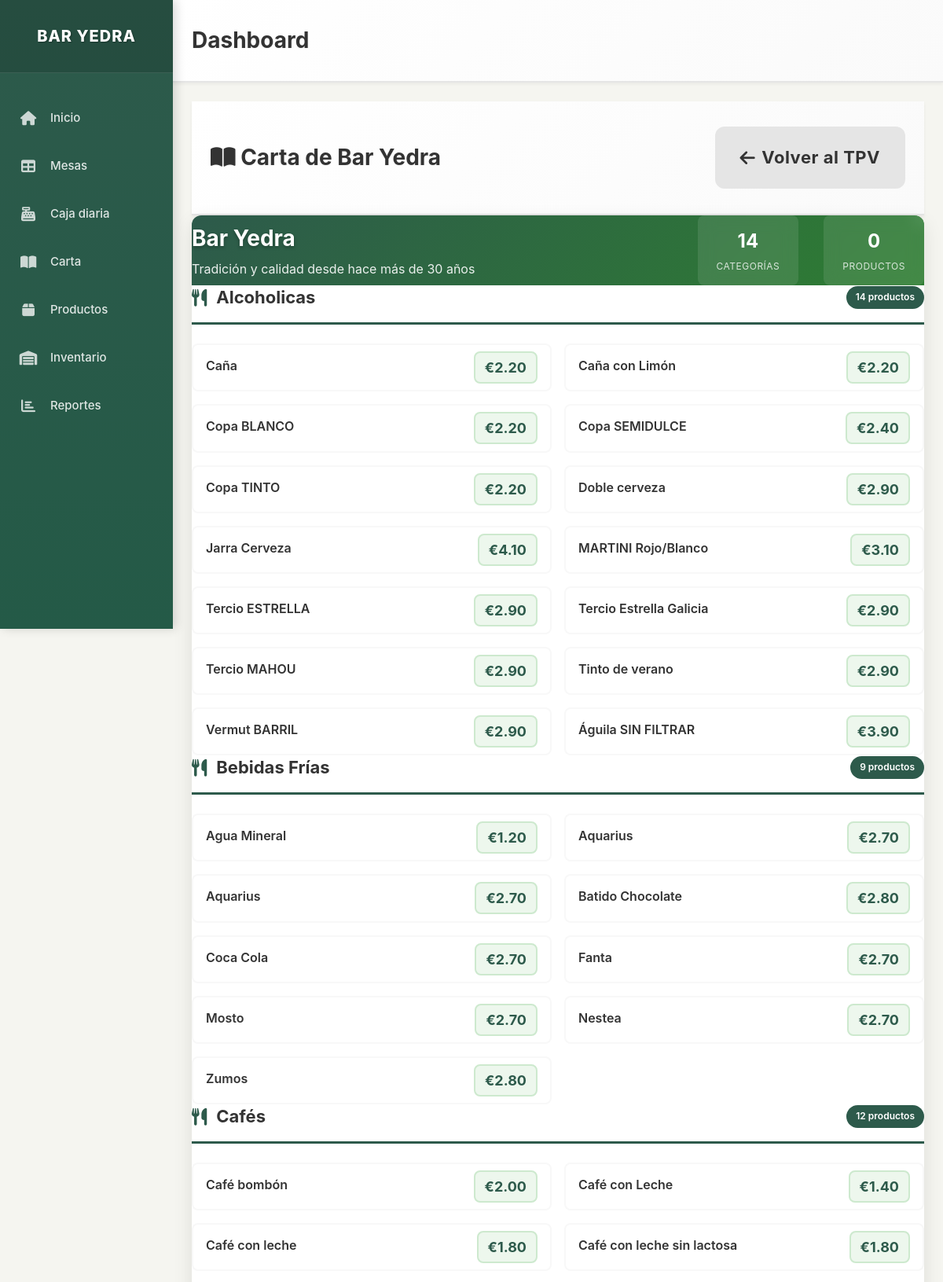
The page /carta (upper part) on the database its author committed.
### models.py (models this page shows, shortened)
class Producto(db.Model):
    __tablename__ = 'producto'
    id = db.Column(db.Integer, primary_key=True)
    nombre = db.Column(db.String(100), nullable=False)
    precio = db.Column(db.Numeric(10, 2), nullable=False)
    categoria = db.Column(db.String(50), nullable=False, default='General')
    foto_url = db.Column(db.String(255), nullable=True)
    descripcion = db.Column(db.Text, nullable=True)
    activo = db.Column(db.Boolean, default=True)
    orden = db.Column(db.Integer, default=0)  # Para ordenar productos en la interfaz
    stock_actual = db.Column(db.Integer, default=0)  # Cantidad actual en stock
    stock_minimo = db.Column(db.Integer, default=5)  # Alerta cuando llegue a este nivel
    unidad_medida = db.Column(db.String(20), default='unidad')  # unidad, litro, kg, etc.
    fecha_actualizacion = db.Column(db.DateTime, default=datetime.utcnow)

### app.py (the view)
@app.route('/carta')
def carta():
    productos = Producto.query.filter_by(activo=True).order_by(Producto.categoria, Producto.nombre).all()
    productos_por_categoria = {}
    for producto in productos:
        if producto.categoria not in productos_por_categoria:
            productos_por_categoria[producto.categoria] = []
        productos_por_categoria[producto.categoria].append(producto)
    return render_template('carta.html', productos_por_categoria=productos_por_categoria)

### templates/carta.html (shortened to what this page needs)
{% extends "layout.html" %}
{% block content %}
<div class="content-header">
    <h1 class="page-title">
        <i class="fas fa-book-open"></i> Carta de Bar Yedra
    </h1>
    <div class="table-actions">
        <a href="{{ url_for('index') }}" class="btn btn-secondary btn-lg touch-friendly">
            <i class="fas fa-arrow-left"></i> Volver al TPV
        </a>
    </div>
</div>
<div class="carta-container">
    <div class="carta-header">
        <div class="bar-info">
            <h2>Bar Yedra</h2>
            <p>Tradición y calidad desde hace más de 30 años</p>
        </div>
        <div class="carta-stats">
            <div class="stat-item">
                <span class="stat-number">{{ productos_por_categoria|length }}</span>
                <span class="stat-label">Categorías</span>
            </div>
            <div class="stat-item">
                <span class="stat-number">
                    {% set total_productos = 0 %}
                    {% for categoria, productos in productos_por_categoria.items() %}
                        {% set total_productos = total_productos + productos|length %}
                    {% endfor %}
                    {{ total_productos }}
                </span>
                <span class="stat-label">Productos</span>
            </div>
        </div>
    </div>
    <div class="carta-menu">
        {% for categoria, productos in productos_por_categoria.items() %}
        <div class="categoria-section">
            <div class="categoria-header">
                <h3 class="categoria-title">
                    <i class="fas fa-utensils"></i>
                    {{ categoria }}
                </h3>
                <div class="categoria-count">{{ productos|length }} productos</div>
            </div>
            <div class="productos-grid-carta">
                {% for producto in productos %}
                <div class="producto-carta-item">
                    <div class="producto-info">
                        <h4 class="producto-nombre">{{ producto.nombre }}</h4>
                    </div>
                    <div class="producto-precio">
                        <span class="precio-valor">€{{ "%.2f"|format(producto.precio) }}</span>
                    </div>
                </div>
                {% endfor %}
            </div>
        </div>
        {% endfor %}
    </div>
</div>
{% endblock %}

### static/css/style.css (style rules this page uses)
* { margin: 0; padding: 0; box-sizing: border-box; }
:root { --color-sidebar: #2d5a4b; --color-sidebar-hover: #3d6a5b; --color-bg: #f5f5f0; --color-white: #ffffff; --color-gray-light: #f8f8f8; --color-gray-medium: #e5e5e5; --color-gray-dark: #6c757d; --color-text: #333333; --color-text-light: #666666; --color-text-sidebar: #ffffff; --color-libre: #81c784; --color-ocupada: #ffb74d; --color-pagada: #64b5f6; --color-danger: #e57373; --shadow-card: 0 2px 4px rgba(0, 0, 0, 0.1); --shadow-sidebar: 2px 0 4px rgba(0, 0, 0, 0.1); --border-radius: 8px; --border-radius-large: 12px; --sidebar-width: 220px; --spacing-xs: 8px; --spacing-sm: 12px; --spacing-md: 16px; --spacing-lg: 24px; --spacing-xl: 32px; }
body { font-family: -apple-system, BlinkMacSystemFont, 'Segoe UI', 'Roboto', 'Oxygen', 'Ubuntu', 'Cantarell', sans-serif; font-size: 14px; line-height: 1.4; color: var(--color-text); background-color: var(--color-bg); -webkit-font-smoothing: antialiased; -moz-osx-font-smoothing: grayscale; margin: 0; padding: 0; }
.content-header { background: linear-gradient(135deg, var(--color-white) 0%, #fafafa 100%); padding: var(--spacing-xl) var(--spacing-lg); border-bottom: 2px solid var(--color-gray-medium); display: flex; justify-content: space-between; align-items: center; box-shadow: 0 2px 4px rgba(0, 0, 0, 0.05); }
.page-title { font-size: 28px; font-weight: 700; color: var(--color-text); margin: 0; text-shadow: 0 1px 2px rgba(0, 0, 0, 0.05); }
.btn { display: inline-flex; align-items: center; justify-content: center; gap: var(--spacing-xs); padding: var(--spacing-md) var(--spacing-lg); border: none; border-radius: var(--border-radius); font-size: 16px; font-weight: 500; text-decoration: none; cursor: pointer; transition: all 0.2s ease; min-height: 48px; min-width: 48px; background-color: var(--color-gray-medium); color: var(--color-text); }
.btn-lg { padding: var(--spacing-lg) var(--spacing-xl); font-size: 18px; min-height: 56px; }
.touch-friendly { min-height: 60px; min-width: 60px; padding: var(--spacing-md) var(--spacing-lg); font-size: 18px; border-radius: var(--border-radius-large); transition: all 0.3s cubic-bezier(0.4, 0, 0.2, 1); cursor: pointer; user-select: none; }
.btn-lg.touch-friendly { min-height: 72px; padding: var(--spacing-lg) var(--spacing-xl); font-size: 22px; font-weight: 700; letter-spacing: 0.5px; }
.table-actions { display: flex; gap: var(--spacing-md); align-items: center; }

### rows shown on the page
Producto: categoria "Alcoholicas", productos "14", nombre "Caña", precio "2.20"
Producto: nombre "Caña con Limón", precio "2.20"
Producto: nombre "Copa BLANCO", precio "2.20"
Producto: nombre "Copa SEMIDULCE", precio "2.40"
Producto: nombre "Copa TINTO", precio "2.20"
Producto: nombre "Doble cerveza", precio "2.90"
Producto: nombre "Jarra Cerveza", precio "4.10"
Producto: nombre "MARTINI Rojo/Blanco", precio "3.10"
Producto: nombre "Tercio ESTRELLA", precio "2.90"
Producto: nombre "Tercio Estrella Galicia", precio "2.90"
Producto: nombre "Tercio MAHOU", precio "2.90"
Producto: nombre "Tinto de verano", precio "2.90"
Producto: nombre "Vermut BARRIL", precio "2.90"
Producto: nombre "Águila SIN FILTRAR", precio "3.90"
Producto: categoria "Bebidas Frías", productos "9", nombre "Agua Mineral", precio "1.20"
Producto: nombre "Aquarius", precio "2.70"
Producto: nombre "Aquarius", precio "2.70"
Producto: nombre "Batido Chocolate", precio "2.80"
Producto: nombre "Coca Cola", precio "2.70"
Producto: nombre "Fanta", precio "2.70"
Producto: nombre "Mosto", precio "2.70"
Producto: nombre "Nestea", precio "2.70"
Producto: nombre "Zumos", precio "2.80"
Producto: categoria "Cafés", productos "12", nombre "Café bombón", precio "2.00"
Producto: nombre "Café con Leche", precio "1.40"
Producto: nombre "Café con leche", precio "1.80"
Producto: nombre "Café con leche sin lactosa", precio "1.80"

### other values the page prints
{{ productos_por_categoria|length }} "14"
{{ total_productos }} "0"
